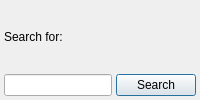
<?xml version="1.0" encoding="UTF-8"?>
<ui version="4.0">
 <class>searchForm</class>
 <widget class="QWidget" name="searchForm">
  <property name="windowTitle">
   <string>Search</string>
  </property>
  <layout class="QVBoxLayout" name="verticalLayout">
   <property name="spacing">
    <number>4</number>
   </property>
   <property name="margin">
    <number>4</number>
   </property>
   <item>
    <widget class="QLabel" name="label">
     <property name="text">
      <string>Search for:</string>
     </property>
    </widget>
   </item>
   <item>
    <layout class="QHBoxLayout" name="horizontalLayout">
     <item>
      <widget class="QLineEdit" name="searchEdit"/>
     </item>
     <item>
      <widget class="QPushButton" name="searchButton">
       <property name="text">
        <string>Search</string>
       </property>
       <property name="default">
        <bool>true</bool>
       </property>
      </widget>
     </item>
    </layout>
   </item>
  </layout>
 </widget>
 <resources/>
 <connections/>
</ui>
